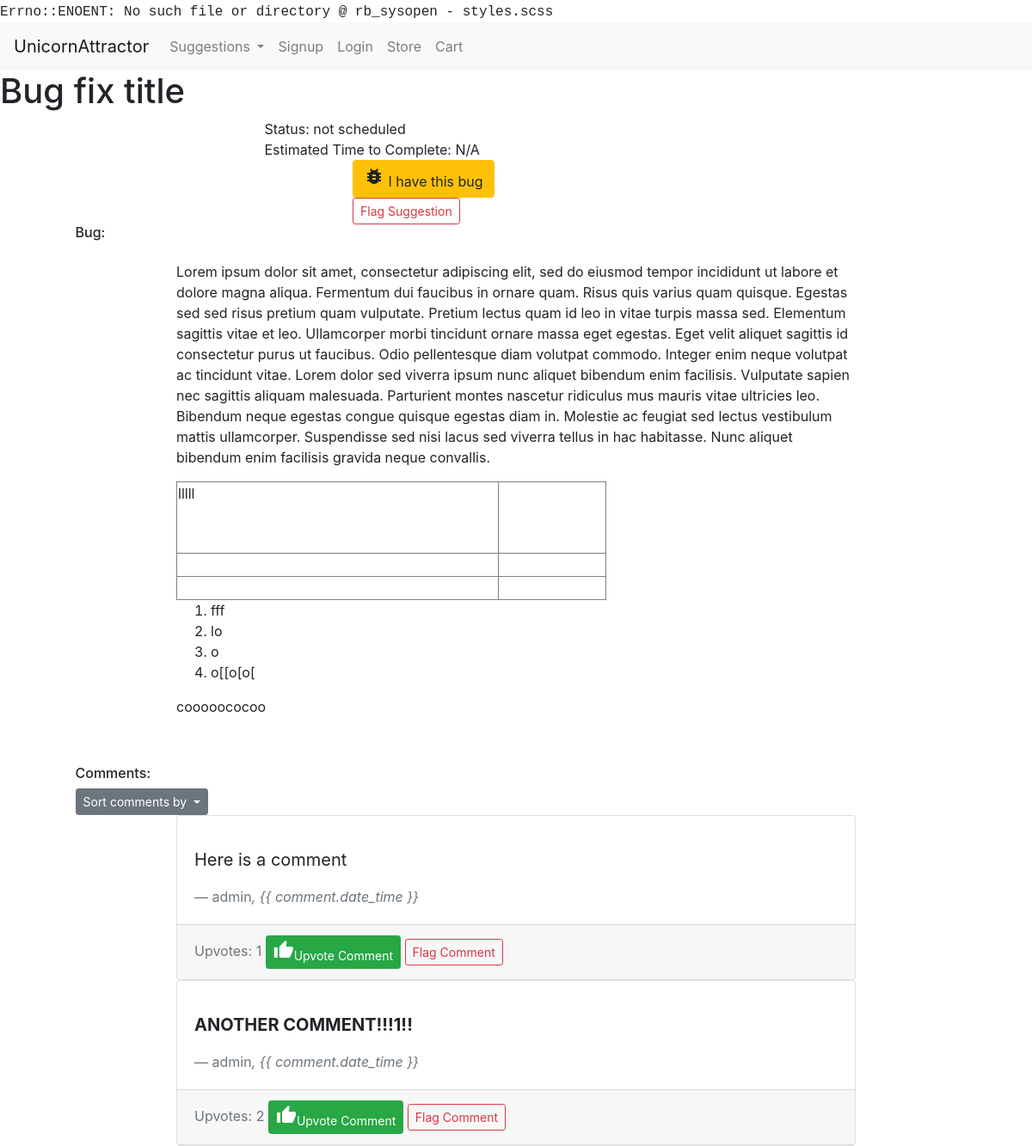
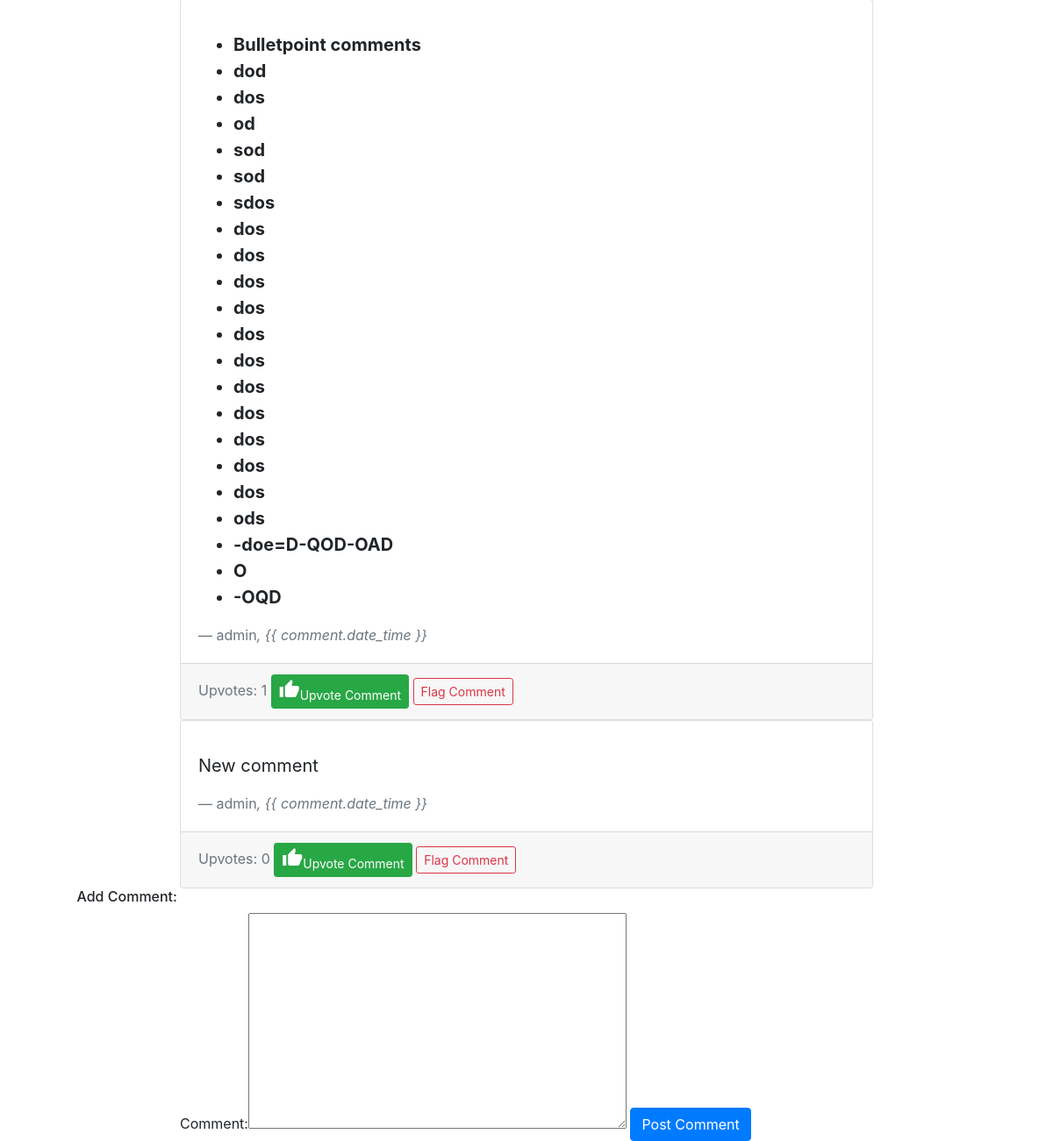
Screenshot of /suggestions/view/103 with the database file from the repository (2 pictures, top to bottom).
### usersuggestions/models.py (models this page shows, shortened)
class Suggestion(models.Model):
    suggestion_choices = ((True, 'Feature'), (False, 'Bug Fix'))
    is_feature = models.BooleanField(blank=False, default=False, choices=suggestion_choices)
    user = models.ForeignKey(User, null=False, on_delete=models.PROTECT)
    title = models.CharField(max_length=200, blank=False)
    details = RichTextUploadingField()
    date_time = models.DateTimeField(auto_now_add=True)
    delay_submission = models.BooleanField(null=False, blank=True, default=False)

class SuggestionAdminPage(models.Model):
    status_choices = ((0, "not scheduled"), (1, "scheduled"), (2, "in progress"), (3, "completed"))
    priority_choices = ((0, "low"), (1, 'normal'), (2, 'high'))
    suggestion = models.ForeignKey(Suggestion, null=False, on_delete=models.CASCADE)
    status = models.PositiveSmallIntegerField(choices=status_choices, default=0)
    developer_assigned = models.ForeignKey(User, null=True, blank=True, on_delete=models.PROTECT)
    priority = models.PositiveSmallIntegerField(choices=priority_choices, null=True, blank=True, default=1)
    date_started = models.DateField(null=True, blank=True)
    estimated_days_to_complete = models.PositiveSmallIntegerField(null=True, blank=True)
    expected_completion_date = models.DateField(null=True, blank=True)
    date_completed = models.DateField(null=True, blank=True)
    in_current_voting_cycle = models.BooleanField(blank=False, default=True)
    github_branch = models.CharField(null=True, blank=True, max_length=50)
    was_successful = models.NullBooleanField(blank=True, null=True)
    current_winner = models.BooleanField(blank=False, default=False)

class Comment(models.Model):
    user = models.ForeignKey(User, null=False, on_delete=models.PROTECT)
    suggestion = models.ForeignKey(Suggestion, null=False, on_delete=models.CASCADE)
    admin_page_comment = models.BooleanField(blank=False, default=False)
    comment = RichTextUploadingField()
    date_time = models.DateTimeField(auto_now_add=True)

### accounts/models.py (models this page shows)
class User(AbstractUser):
    USERNAME_FIELD = "email"
    email = models.EmailField('email address', blank=False, unique=True)
    REQUIRED_FIELDS = []
    def __str__(self):
        return self.username

### usersuggestions/views.py (the view, shortened to what this page needs)
# urls.py: url(r'^view/(?P<id>\d+)/(?P<comment_sorting>[-\w]+)', view_suggestion, name="view_suggestion"),
def view_suggestion(request, id, comment_sorting="oldest"):
    coins_enabled = settings.COINS_ENABLED
    suggestion = get_object_or_404(Suggestion, id=id)
    suggestion_admin = get_object_or_404(SuggestionAdminPage, suggestion=suggestion)
    comments = return_public_suggestion_comments(suggestion, comment_sorting)
    form = CommentForm(initial={"user": request.user, "suggestion": suggestion})
    if coins_enabled and request.user.is_authenticated:
        price = get_coins_price("Upvote")
        user_coins = return_user_coins(request.user)
        minimum_coins = return_minimum_coins_purchase(price, user_coins)
        coin_options = return_all_store_coin_options()
    else:
        price = None
        user_coins = None
        minimum_coins = None
        coin_options = None
    if suggestion.is_feature:
        return render(request, "view_feature.html",
                      {"form": form, "comments": comments, "feature": suggestion, "coins_enabled": coins_enabled,
                       "price": price, "user_coins": user_coins, "minimum_coins": minimum_coins,
                       "coin_options": coin_options, "suggestion_admin": suggestion_admin})
    else:
        return render(request, "view_bug.html",
                      {"form": form, "comments": comments, "bug": suggestion, "coins_enabled": coins_enabled,
                       "suggestion_admin": suggestion_admin})

### usersuggestions/forms.py
class CommentForm(forms.ModelForm):
    class Meta:
        model = Comment
        exclude = ["date_time"]
        widgets = {"user": forms.HiddenInput(), "suggestion": forms.HiddenInput(),
                   "admin_page_comment": forms.HiddenInput()}

### market/cart.py (called while the page is built)
    def __len__(self):
        return sum(item['quantity'] for item in self.cart.values())

### market/contexts.py (called while the page is built)
def cart(request):
    return {'cart': Cart(request)}

def usercoins(request):
    if request.user.is_authenticated:
        user = request.user
        coins_amount = return_user_coins(user)
        return {"usercoins": coins_amount}
    else:
        return {"usercoins": None}

### usersuggestions/helpers.py (called while the page is built)
def return_public_suggestion_comments(suggestion, comment_sorting="oldest"):
    if comment_sorting == "oldest":
        comment_sorting = "date_time"
    elif comment_sorting == "newest":
        comment_sorting = "-date_time"
    else:
        comment_sorting = "-upvotes"
    return Comment.objects.filter(suggestion=suggestion, admin_page_comment=False).annotate(
        upvotes=Count("upvote")).annotate(comments=Count("comment")).order_by(comment_sorting)

### usersuggestions/templates/view_bug.html (shortened to what this page needs)
{% extends 'base.html' %} {% block title %}View Bug{% endblock %} {% block head %} {% load bootstrap_tags %}
{{ form.media }} {% endblock %} {% block content %}
<main id="view-suggestion">
    <h1 id="suggestion-title">{{ bug.title }}</h1>
    <div class="row admin-row">
        <div class="div-col col-xs-10 col-md-6 offset-xs-1 offset-md-3">
            <div id="admin-status"><span class="admin-key">  Status: </span>{{ suggestion_admin.get_status_display }}
            </div>
            <div id="admin-estimated-time"><span class="admin-key"> Estimated Time to Complete: </span>
            {% if not suggestion_admin.estimated_days_to_complete %}
            N/A
            {% else %}
            {{ suggestion_admin.estimated_days_to_complete }} Days {% endif %}
            </div>
        </div>
    </div>
    <div class="row btn-row">
        <div class="div-col col-xs-6 col-md-4 offset-xs-3 offset-md-4">
            <a class="btn btn-warning" href="{% url 'upvote_suggestion' bug.id %}" role="button"> <i
                    class="material-icons">bug_report</i>
                I have this bug</a>
        </div>
    </div>
    <div class="row btn-row">
        <div class="div-col col-xs-6 col-md-4 offset-xs-3 offset-md-4">
            <button type="button" class="btn btn-outline-danger btn-sm " data-toggle="modal"
                    data-target="#flagSuggestionModal">
                Flag Suggestion
            </button>
        </div>
    </div>
    <div class="row">
        <div class="offset-md-1">
            <h6 id="details-title">Bug:</h6>
        </div>
    </div>
    <div class="row">
        <div class="div-col col-xs-12 col-md-8 offset-md-2">
            <div id="details-section">
                <p>{{ bug.details|safe }}</p>
            </div>
        </div>
    </div>
</main>
<footer id="suggestion-comments">
    <div id="comments">
        <div class="row">
            <div class="offset-md-1">
                <h6 class="comments-title">Comments:</h6>
            </div>
        </div>
        <div class="row">
            <div class="offset-md-1">
                <div class="btn-group" role="group">
                    <button id="orderCommentsButtonGroup" type="button"
                            class="btn btn-sm btn-secondary dropdown-toggle" data-toggle="dropdown"
                            aria-haspopup="true" aria-expanded="false">
                        Sort comments by
                    </button>
                </div>
            </div>
        </div>
        {% for comment in comments %}
        <div class="row" id="{{ comment.id }}">
            <div class="div-col col-xs-12 col-md-8 offset-md-2">
                <div class="card">
                    <div class="card-body">
                        <blockquote class="blockquote mb-0">
                            <p>{{ comment.comment|safe }}</p>
                            <footer class="blockquote-footer">{{ comment.user }}<cite title="Source Title">, {{
                                comment.date_time }}</cite></footer>
                        </blockquote>
                    </div>
                    <div class="card-footer text-muted">
                        Upvotes: {{ comment.upvotes }} <a class="btn upvote-btn btn-success btn-sm "
                                                          href="{% url 'upvote_comment' comment.id %}"
                                                          role="button">
                        <i class="material-icons">thumb_up</i>Upvote Comment</a>
                        <button type="button" class="btn flag-btn btn-outline-danger btn-sm" data-toggle="modal"
                                data-target="#flagCommentModal">
                            Flag Comment
                        </button>
                    </div>
                </div>
            </div>
        </div>
        {% endfor %}
    </div>
    <div class="row">
        <div class="offset-md-1">
            <h6 class="comments-title">Add Comment:</h6>
        </div>
    </div>
    <div class="row">
        <div class="div-col col-xs-10 col-md-8 offset-xs-1 offset-md-2">
            <form method="POST">
                {{ form|as_bootstrap }} {% csrf_token %}
                <input type="submit" class="btn btn-primary" value="Post Comment" name="postComment">
            </form>
        </div>
    </div>
</footer>
{% endblock %}

### styles.css (style rules this page uses)
body:before { white-space: pre; font-family: monospace; content: "Errno::ENOENT: No such file or directory @ rb_sysopen - styles.scss"; }

### rows the page displays
Suggestion: title "Bug fix title", details "Lorem ipsum dolor sit amet, consectetur adipiscing elit, sed do eiusmod tempor incididunt ut labore et dolore magna aliqua. Fermentum dui faucibus in ornare quam. Risus quis varius quam quisque. Egestas sed sed risus pretium quam vulputate. Pretium lectus quam id leo in vitae turpis massa sed. Elementum sagittis vitae et leo. Ullamcorper morbi tincidunt ornare massa eget egestas. Eget velit aliquet sagittis id consectetur purus ut faucibus. Odio pellentesque diam volutpat commodo. Integer enim neque volutpat ac tincidunt vitae. Lorem dolor sed viverra ipsum nunc aliquet bibendum enim facilisis. Vulputate sapien nec sagittis aliquam malesuada. Parturient montes nascetur ridiculus mus mauris…"
SuggestionAdminPage: status "not scheduled"
Comment: comment "Here is a comment", user "admin", upvotes "1"
Comment: comment "ANOTHER COMMENT!!!1!!", user "admin", upvotes "2"
Comment: comment "Bulletpoint comments dod dos od sod sod sdos dos dos dos dos dos dos dos dos dos dos dos ods -doe=D-QOD-OAD O -OQD", user "admin", upvotes "1"
Comment: comment "New comment", user "admin", upvotes "0"
